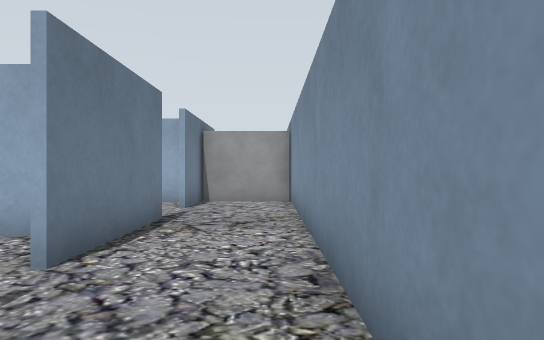
[1] (above)

23 first-person views from a walk through a Gazebo world. The camera is 0.94 m above the floor, looks level and sees 70° across. The floor is counted in squares, 1 m on a side. Each view is taken from the middle of a square. On the plan, view 1 faces up. The plan holds only what a view shows up to about 13 squares ahead; the rest is blank. The place goes on beyond the plan.

[2]
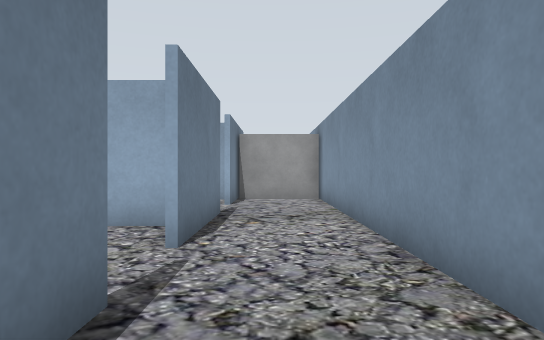

[3]
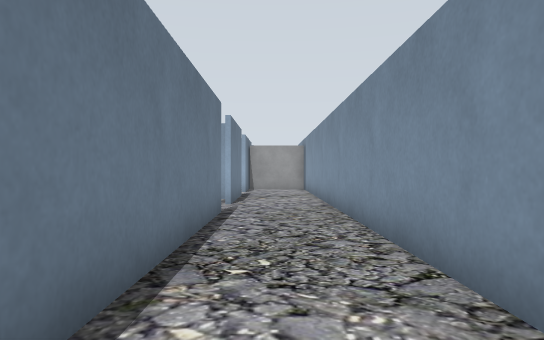

[4]
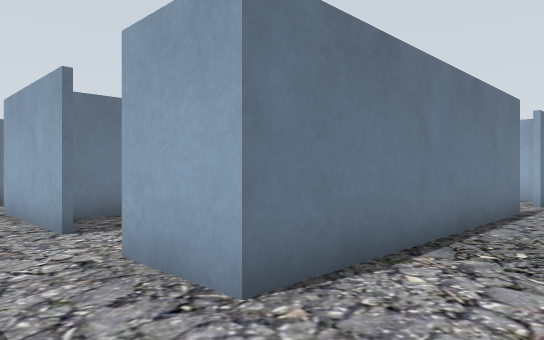

[5]
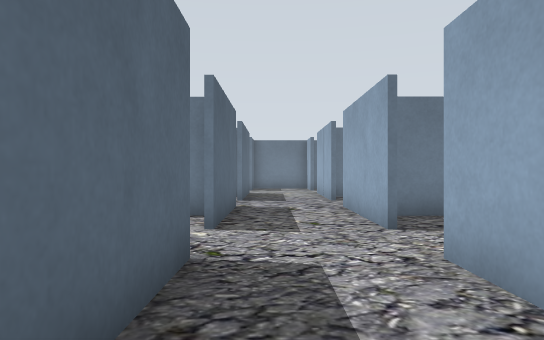

[6]
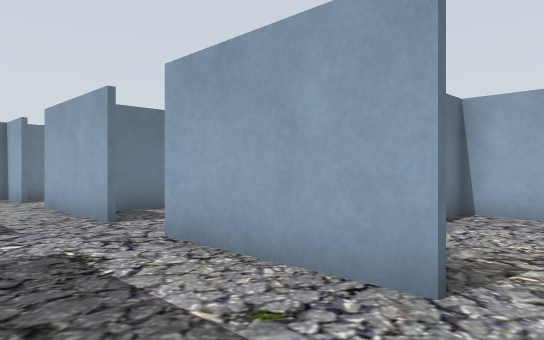

[7]
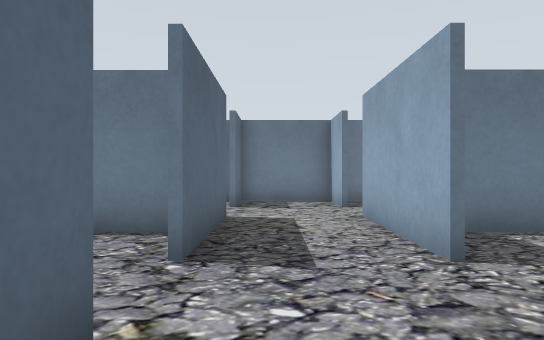

[8]
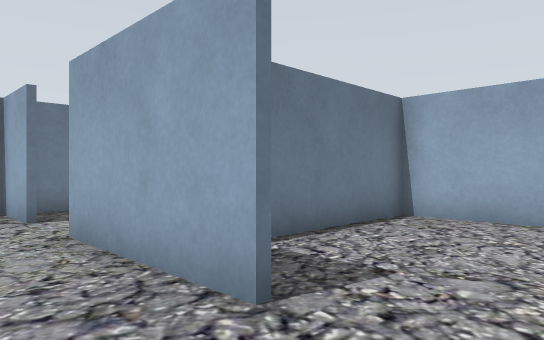

[9]
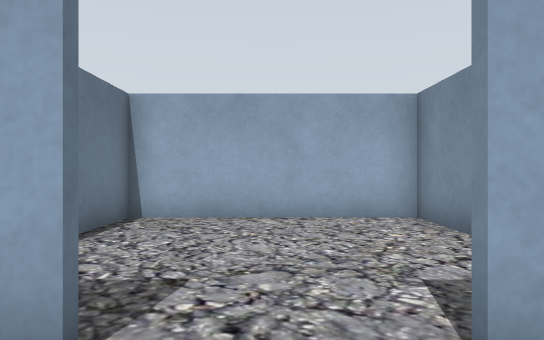

[10]
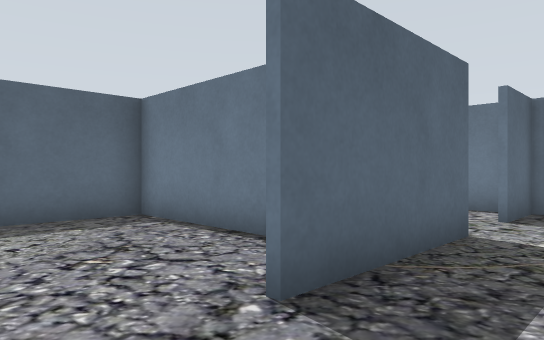

[11]
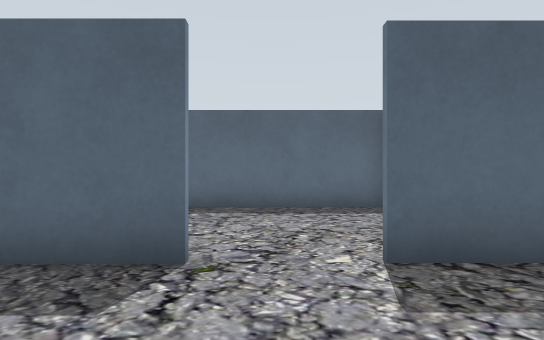

[12]
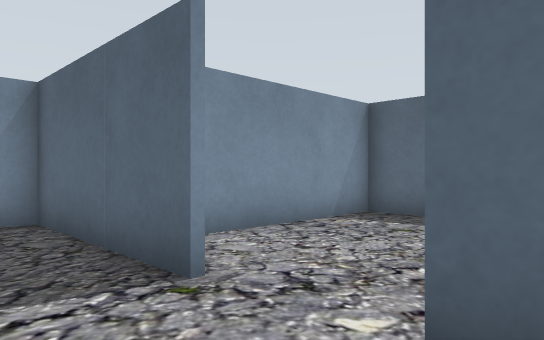

[13]
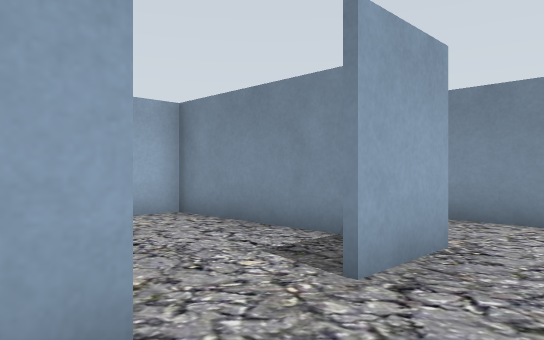

[14]
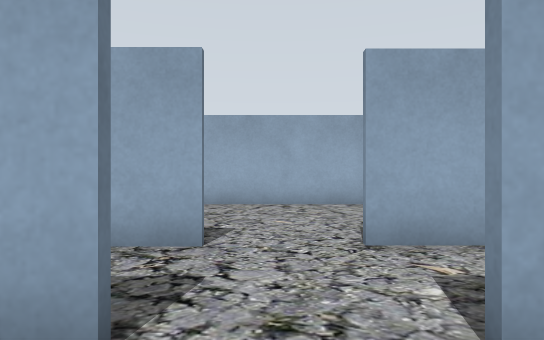

[15]
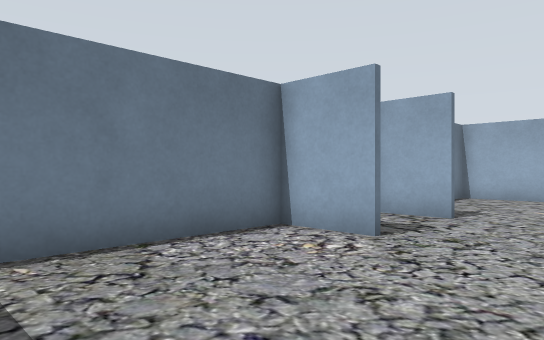

[16]
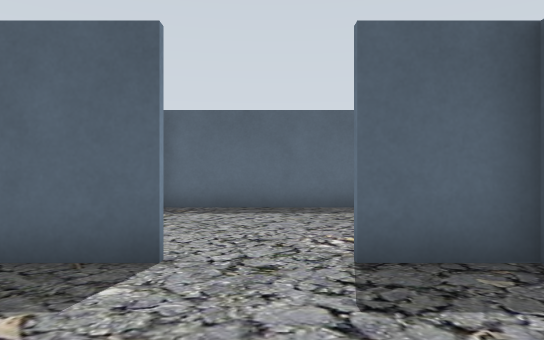

[17]
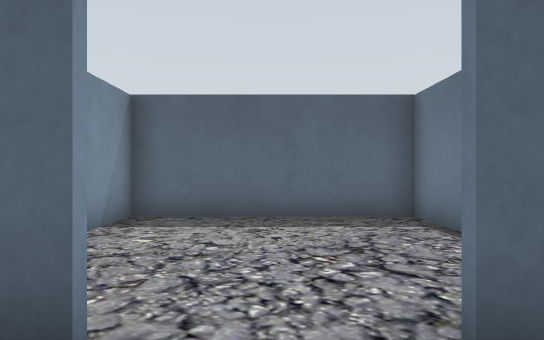

[18]
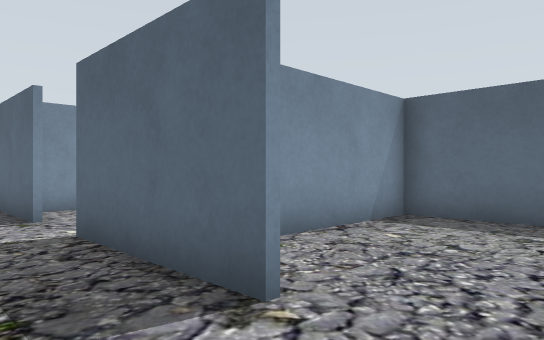

[19]
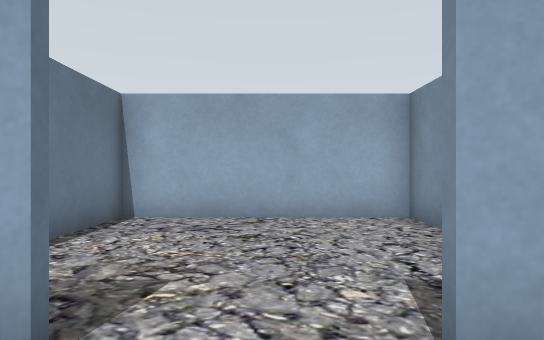

[20]
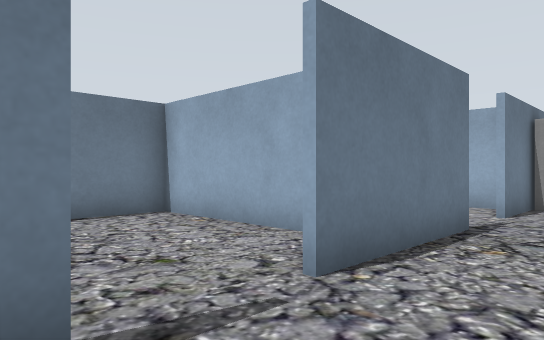

[21]
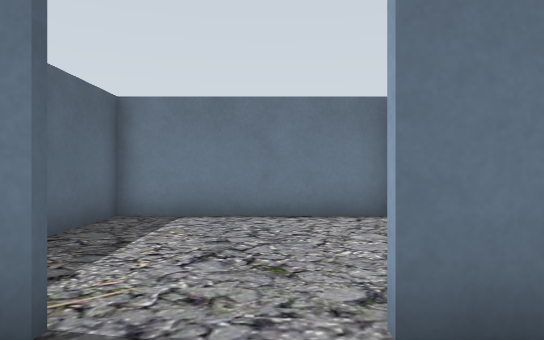

[22]
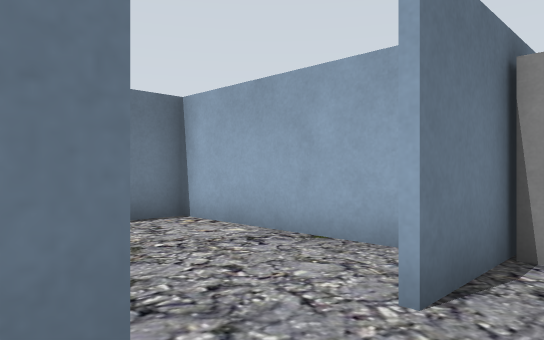

[23]
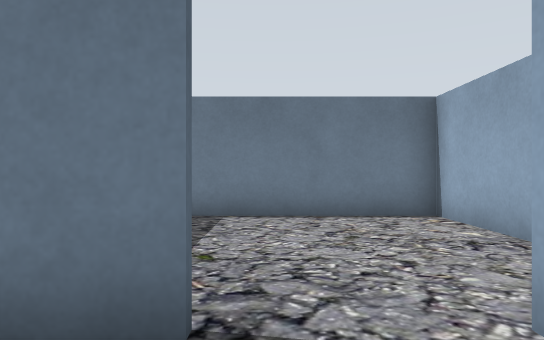

### Floor plan
Points are (right, up) in squares from view 1. A wall is a line through its corners. A room is listed if a view was taken in it or the views show most of it. See-through windows are left out.
Room 1 (views 1, 2, 3, 4, 5, 6, 7, 8, 9, 10, 12, 13, 17, 18, 19, 20, 21, 22, 23)
walls: (-6.1, -6.2) (-10, -6.2); (-4.2, -8.9) (0.6, -8.9) (0.6, -8.2); (-10.1, -8.9) (-6.1, -8.9); (-11.9, -6.2) (-15.9, -6.2); (0.6, -6.7) (0.6, 12.1); (-2.1, 1.8) (-2.1, -6.2) (-4.3, -6.2); (-15.9, -8.9) (-12, -8.9); (-17.8, -6.2) (-19.7, -6.2) (-19.7, -8.9) (-17.7, -8.9); (-2.1, 7.6) (-2.1, 3.6); (-2.1, 11.4) (-2.1, 9.5)
ways out: opening at (-5.5, -6) to room 2; opening at (-16.5, -9) to room 3; opening at (-16.5, -6) to room 4; opening at (-2, 8.5) to room 5; opening at (-2, 2.5) to room 6; opening at (-10.5, -6) to room 7; opening at (-11.5, -9) to room 8; opening at (-5.5, -9) to room 9
objects: grey box (-2, 12) to (0, 12)
Room 2 (view 11)
walls: (-2.3, -4.8) (-2.3, -0.3) (-8, -0.3); (-8, -4.4) (-8, -5.5); (-8, 0.1) (-8, -2.9)
ways out: opening at (-5.5, -6) to room 1
Room 3 (views 14, 15)
walls: (-17.7, -9.1) (-19.7, -9.1); (-19.1, -14.8) (-14.2, -14.8); (-19.7, -8.9) (-19.7, -13.2)
ways out: opening at (-16.5, -9) to room 1
Room 4 (view 16)
walls: (-19.7, -4.9) (-19.7, -5.8); (-14.5, -0.3) (-19.7, -0.3) (-19.7, -1)
ways out: opening at (-16.5, -6) to room 1
Room 5 (no view inside)
walls: (-2.5, 11.4) (-8, 11.4) (-8, 6.3)
ways out: opening at (-2, 8.5) to room 1
Room 6 (no view inside)
walls: (-2.4, 5.5) (-8, 5.5) (-8, 0.1); (-8.2, -0.2) (-5.5, -0.2)
ways out: opening at (-2, 2.5) to room 1
Room 7 (no view inside)
walls: (-8.2, -2.5) (-8.2, -0.2); (-8.2, -0.3) (-13.8, -0.3) (-13.8, -5.6)
ways out: opening at (-10.5, -6) to room 1
Room 8 (no view inside)
walls: (-13.8, -9.5) (-13.8, -14.8) (-8.2, -14.8) (-8.2, -11)
ways out: opening at (-11.5, -9) to room 1
Room 9 (no view inside)
walls: (-7.9, -14.8) (-2.3, -14.8) (-2.3, -9.5)
ways out: opening at (-5.5, -9) to room 1

Positions as (right, up) in squares from view 1, and headings:
1: (0, 0), facing up
2: (-1, -1), facing up
3: (-1, -7), facing up
4: (0, -8), facing up-left
5: (0, -8), facing left
6: (-5, -9), facing up-left
7: (-8, -8), facing left
8: (-10, -8), facing up-left
9: (-11, -8), facing up
10: (-10, -7), facing down-left
11: (-5, -5), facing down
12: (-7, -7), facing down-right
13: (-7, -8), facing up-right
14: (-17, -11), facing up
15: (-15, -14), facing up-left
16: (-17, -5), facing down
17: (-11, -7), facing down
18: (-12, -7), facing down-right
19: (-5, -8), facing up
20: (0, 1), facing up-left
21: (0, 3), facing left
22: (-1, 7), facing up-left
23: (0, 8), facing left
